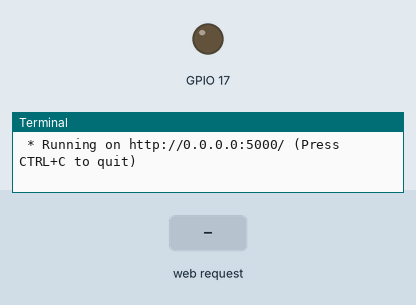
Recording of a program running on a simulated Raspberry Pi (BCM pin numbers). On the bench: output pins drawn as LEDs (lit = HIGH), the last lines printed to the terminal. The test bench sets the inputs (shaded band). The clock reads 2024-03-15 10:24:30 at power-on unless the program sets it.

Above: at 1.2 s.
1.3 s: HTTP request for /17/on received
At 2.0 s:
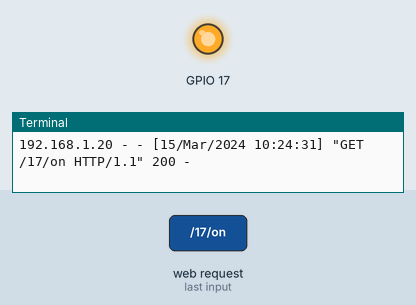
4.3 s: HTTP request for /17/off received
At 5.5 s:
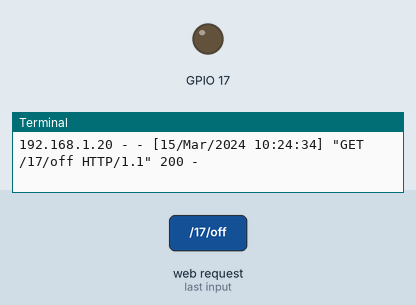
Timing chart, 0 to 7.3 s (numbered marks = the images above; inputs shaded):
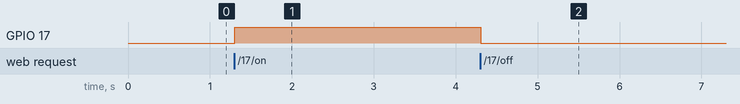

Measured:
- after the input at 1.3 s, GPIO 17: LOW → HIGH at once
- after the input at 4.3 s, GPIO 17: HIGH → LOW at once

The program:

app.py
```python
import RPi.GPIO as GPIO

from flask import Flask, render_template, request, redirect, url_for
from time import sleep

app = Flask(__name__)

GPIO.setmode(GPIO.BCM)

cont = 'y'
blinktime = 0.1

pins = {
    17: {'name': 'GPIO 17', 'state': GPIO.LOW}
}

# Set each pin as an output and make it low
for pin in pins:
    GPIO.setup(pin, GPIO.OUT)
    GPIO.output(pin, GPIO.LOW)

@app.route("/")
def main():
    for pin in pins:
        pins[pin]['state'] = GPIO.input(pin)
    # Put the pin dictionary into the template data dictionary
    templateData = {
        'pins': pins
    }
    # Pass the template data into the template main.html and return it to the user
    return render_template('main.html', **templateData)

@app.route("/<changePin>/<action>")
def action(changePin, action):
    # Convert the pin from the URL into an integer
    changePin = int(changePin)
    # Get the device name for the pin being changed
    deviceName = pins[changePin]['name']
    # If the action part of the URL is "on", execute the code indented below
    if action == "on":
        # Set the pin high
        GPIO.output(changePin, GPIO.HIGH)
        # Save the status message to be passed into the template
        message = "Turned " + deviceName + " on."
    if action == "off":
        GPIO.output(changePin, GPIO.LOW)
        message = "Turned " + deviceName + " off."
    if action == "trigger":
        # Set the pin high
        GPIO.output(changePin, GPIO.HIGH)
        sleep(blinktime)
        GPIO.output(changePin, GPIO.LOW)
        message = "Triggered " + deviceName

    for pin in pins:
        pins[pin]['state'] = GPIO.input(pin)
    templateData = {
        'pins': pins
    }
    return render_template('main.html', **templateData)

if __name__ == "__main__":
    app.run(host="0.0.0.0", port=5000)
```
